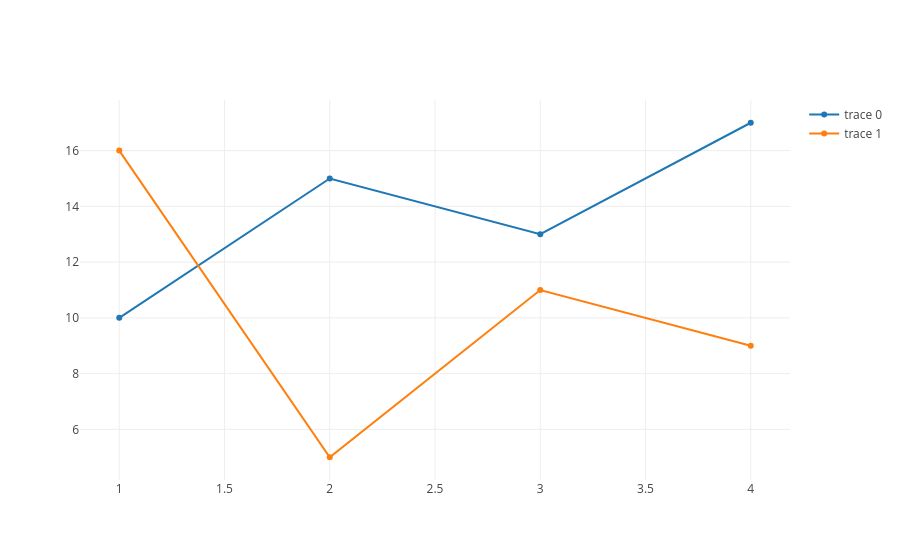

Source (notebook cell):
### Markdown cell above
# Line Charts
## Basic Line Plot

### Code cell
val trace1 = Scatter(
  Seq(1, 2, 3, 4),
  Seq(10, 15, 13, 17)
)

val trace2 = Scatter(
  Seq(1, 2, 3, 4),
  Seq(16, 5, 11, 9)
)

val data = Seq(trace1, trace2)

plot(data)

### Figure 1 — Plotly figure (JSON) as saved in the notebook; plotly's stock layout.template omitted (floating-point values rounded to 4 significant figures)
{"data": [{"type": "scatter", "x": [1, 2, 3, 4], "y": [10, 15, 13, 17]}, {"type": "scatter", "x": [1, 2, 3, 4], "y": [16, 5, 11, 9]}], "layout": {}}
